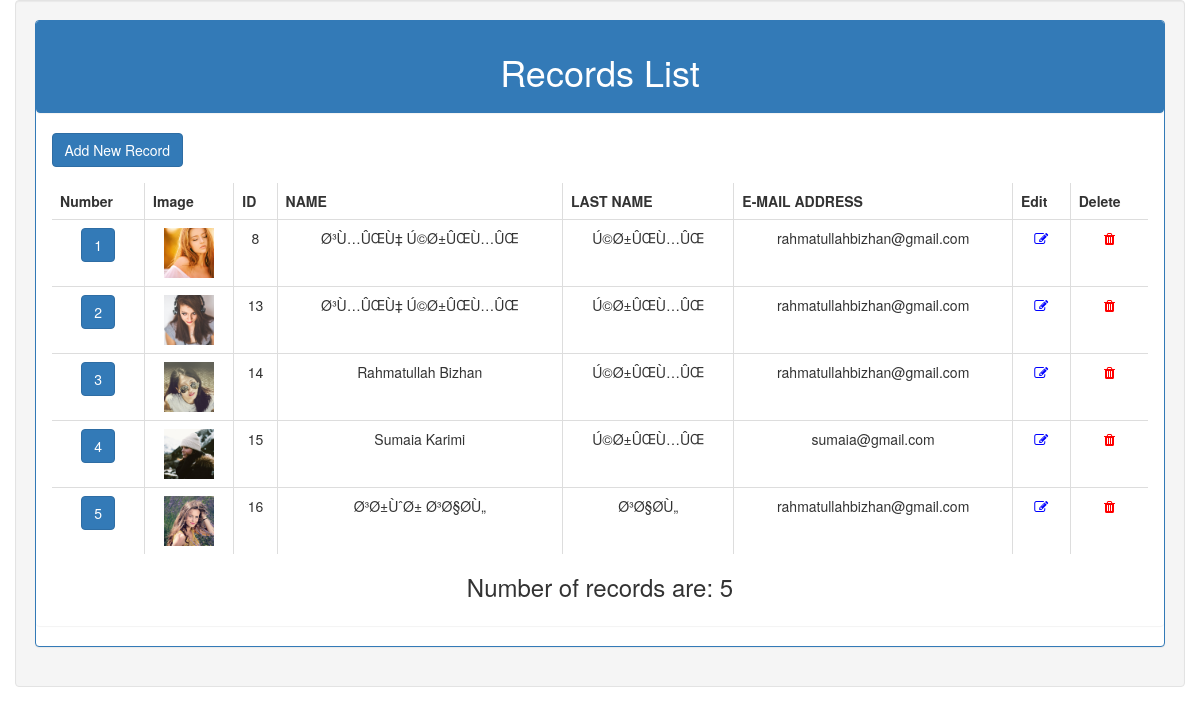
Page /list.php on the committed database.
### tables this page shows
CREATE TABLE `students` (
  `id` int(11) NOT NULL,
  `name` varchar(255) DEFAULT NULL,
  `lastName` varchar(255) DEFAULT NULL,
  `email` varchar(255) DEFAULT NULL,
  `image` varchar(255) DEFAULT NULL
);

### list.php (the view, shortened to what this page needs)
<!DOCTYPE html>
<html>
  <head>
    <link rel="stylesheet" href="css/bootstrap.min.css">
    <link rel="stylesheet" href="css/font-awesome.min.css">
  </head>
  <body>
    <div class="container well">
      <div class="panel panel-primary">
        <div class="panel panel-heading">
          <center><h1>Records List</h1></center>
        </div>
        &nbsp &nbsp <a href="index.php"><button type="button" name="button" class="btn btn-primary">Add New Record</button></a>
        <div class="panel panel-body">
          <table class="table table-bordered table-hovered text-center">
            <tr>
              <th>Number</th>
              <th>Image</th>
              <th>ID</th>
              <th>NAME</th>
              <th>LAST NAME</th>
              <th>E-MAIL ADDRESS</th>
              <th>Edit</th>
              <th>Delete</th>
            </tr>
            <?php
            require_once('database.php');
            $select = "select * from students";
            $q = mysqli_query($con, $select);
            foreach ($q as $key => $show) {?>
            <tr>
              <td><button type="button" name="button" class="btn btn-primary"><?php echo $key+1; ?></button></td>
              <td><a href="uploadedImages/<?php echo $show["image"]; ?>"><img src="uploadedImages/<?php echo $show["image"]; ?>" width="50px" /></a></td>
              <td><?php echo $show["id"]; ?></td>
              <td><?php echo $show["name"]; ?></td>
              <td><?php echo $show["lastName"]; ?></td>
              <td><?php echo $show["email"]; ?></td>
              <td><a href="editRecord.php?id= <?php echo $show ['id'] ?>"><span class="fa fa-edit" style="color: blue"></span></a></td>
              <td><a href="deleteRecord.php?id= <?php echo $show ['id'] ?>" onclick='return confirm("آیا مطمین استید حذف شود؟")'><span class="fa fa-trash" style="color: red"></span></a></td>
            </tr>
            <?php } ?>
          </table>
          <?php
            require_once('database.php');
            $sql="select count('id') from students";
            $result=mysqli_query($con,$sql);
            $rows=mysqli_fetch_array($result);
          ?>
          <center><h3>Number of records are: <?php       echo "$rows[0]"; ?> </h3></center>
        </div>
      </div>
    </div>
  </body>
</html>

### rows in the picture
students: image (picture), id "8", name "Ø³Ù…ÛŒÙ‡ Ú©Ø±ÛŒÙ…ÛŒ", lastName "Ú©Ø±ÛŒÙ…ÛŒ", email "rahmatullahbizhan@gmail.com"
students: image (picture), id "13", name "Ø³Ù…ÛŒÙ‡ Ú©Ø±ÛŒÙ…ÛŒ", lastName "Ú©Ø±ÛŒÙ…ÛŒ", email "rahmatullahbizhan@gmail.com"
students: image (picture), id "14", name "Rahmatullah Bizhan", lastName "Ú©Ø±ÛŒÙ…ÛŒ", email "rahmatullahbizhan@gmail.com"
students: image (picture), id "15", name "Sumaia Karimi", lastName "Ú©Ø±ÛŒÙ…ÛŒ", email "sumaia@gmail.com"
students: image (picture), id "16", name "Ø³Ø±ÙˆØ± Ø³Ø§Ø­Ù„", lastName "Ø³Ø§Ø­Ù„", email "rahmatullahbizhan@gmail.com"

### other values in the picture
$rows[0] "5"
